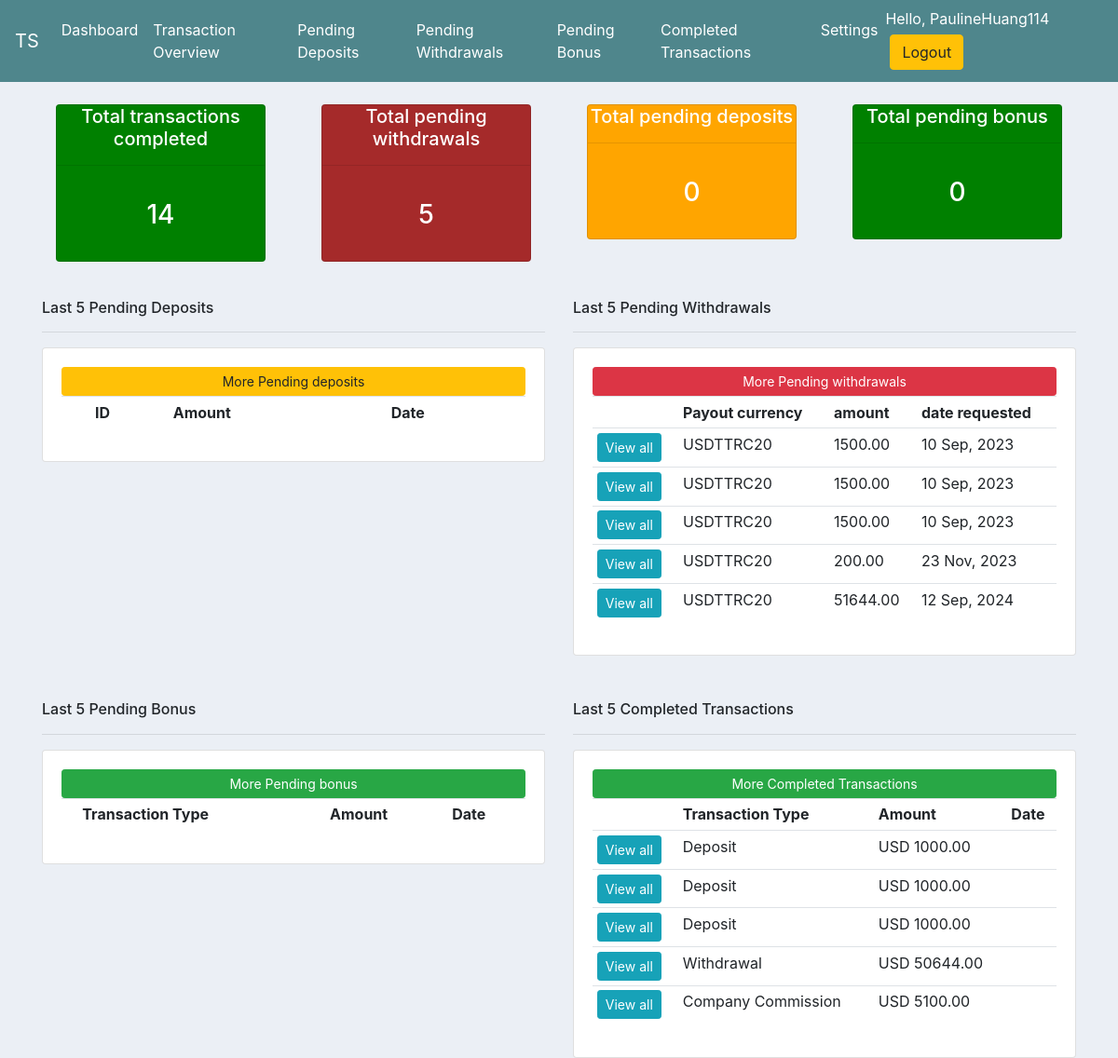
The app's page /history/ (signed in) with its own data.
### finbaapp/models.py (models this page shows, shortened)
class Withdrawal_request(models.Model):
	client= models.ForeignKey(Client, null=True, blank=True, on_delete=models.SET_NULL)
	client_username= models.CharField(max_length=200, null=True)
	client_email= models.CharField(max_length=200, null=True)
	transaction_hash= models.CharField(max_length=20, null=True,)
	crypto_used_for_requesting_withdrawal= models.CharField(max_length=35, null=True)
	withdrawal_address= models.CharField(max_length=200, null=True)
	amount= models.FloatField(default=0, null=True)
	date_created= models.DateTimeField(auto_now_add=True)

class Transaction(models.Model):
	client= models.ForeignKey(Client, null=True, blank=True, on_delete=models.SET_NULL)
	transaction_type= models.CharField(max_length=64, null=True, blank=True)
	transaction_id= models.CharField(max_length=30, null=True, blank=True, default='504ID.omit')
	investment_plan= models.CharField(max_length=64, null=True, blank=True, default='504Package.omit')
	amount= models.FloatField(default=0, null=True)
	status= models.CharField(max_length=64, null=True, blank=True)
	created= models.DateTimeField(auto_now_add= False, null=True, blank=True)

### finbaapp/views.py (the view)
# urls.py: path('history/', views.history, name='history'),
@login_required(login_url='signin')
def history(request):
	client= request.user.client
	transaction= ''
	bonus= ''
	payment_id= ''
	withdrawal= ''
	total_transaction=''
	try:
		withdrawal= Withdrawal_request.objects.filter(client=client)
		total_withdrawal= withdrawal.count()
		last_five_withdrawal= withdrawal.order_by('-id')[:5][::-1]
		transaction= Transaction.objects.filter(client=client)
		total_completed_transaction= transaction.count()
		last_five_transaction= transaction.order_by('-id')[:5][::-1]
		bonus= Bonus.objects.filter(client=client)
		total_bonus= bonus.count()
		last_five_bonus= bonus.order_by('-id')[:5][::-1]
		payment_id= Payment_id.objects.filter(client=client)
		total_payment_id= payment_id.count()
		last_five_payment_id= payment_id.order_by('-id')[:5][::-1]
		total_transaction= float(transaction.count()) + float(bonus.count()) + float(payment_id.count() + float(withdrawal.count()))
	except:
		pass
	context={'withdrawal':withdrawal, 'bonus':bonus, 'payment_id':payment_id,'transaction':transaction, 'total_transaction':total_transaction,
	'total_withdrawal':total_withdrawal, 'total_bonus':total_bonus, 'total_payment_id':total_payment_id,
	'last_five_payment_id':last_five_payment_id, 'last_five_withdrawal':last_five_withdrawal, 'last_five_bonus':last_five_bonus,
	'total_completed_transaction':total_completed_transaction,'last_five_transaction':last_five_transaction }
	return render(request, 'finbaapp/history.html', context)

### finbaapp/templates/finbaapp/history.html (shortened to what this page needs)
<!DOCTYPE html>
<html>
<head>
    {% load static %}
    <link rel="stylesheet" href="https://stackpath.bootstrapcdn.com/bootstrap/4.4.1/css/bootstrap.min.css">
    <link rel="stylesheet" type="text/css" href="{% static 'css/main.css' %}">
</head>
<body>
<nav class="navbar navbar-expand-lg navbar-dark bg-dark">
  <a class="navbar-brand" href="{% url 'home' %}">TS</a>
  <div class="collapse navbar-collapse" id="navbarSupportedContent">
    <ul class="navbar-nav mr-auto">
      {% if request.user.is_authenticated %}
      <li class="nav-item active">
        <a class="nav-link" href="{% url 'dashboard' %}">Dashboard <span class="sr-only">(current)</span></a>
      </li>
      <li class="nav-item active">
        <a class="nav-link" href="{% url 'history' %}">Transaction Overview</a>
      </li>
      <li class="nav-item active">
        <a class="nav-link" href="{% url 'pending_deposit' %}">Pending Deposits </a>
      </li>
      <li class="nav-item active">
        <a class="nav-link" href="{% url 'pending_withdrawal' %}">Pending Withdrawals </a>
      </li>
      <li class="nav-item active">
        <a class="nav-link" href="{% url 'pending_bonus' %}">Pending Bonus</a>
      </li>
      <li class="nav-item active">
        <a class="nav-link" href="{% url 'completed_transaction' %}">Completed Transactions</a>
      </li>
      <li class="nav-item active">
        <a class="nav-link" href="{% url 'account_settings' %}">Settings </a>
      </li>
      {% endif %}
    </ul>
    <div class="form-inline my-2 my-lg-0">
      {% if request.user.is_authenticated %}
          <span style="color:#fff;">Hello, {{request.user}}</span>
          <a href="{% url 'logout' %}" class="btn btn-warning" style="margin: 5px;">Logout</a>
      {% else %}
          <a href="{% url 'signup' %}" class="btn btn-success" style="margin: 5px;">Sign up!</a>
          <a href="{% url 'signin' %}"class="btn btn-warning">Login!</a>
      {% endif %}
    </div>
  </div>
</nav>
<div class="container">
<br>
<div class="row">
    <div class="col">
        <div class="col-sm">
            <div class="card text-center text-white mb-3 " id="" style="background-color: green !important;">
                <div class="card-headers" id="headers">
                    <h5 class="card-title">Total transactions completed</h5>
                    <hr>
                </div>
                <div class="card-body">
                    <h3 class="card-title">{{total_completed_transaction|floatformat:"0"}}</h3>
                </div>
            </div>
       </div>
    </div>
    <div class="col">
        <div class="col-sm">
            <div class="card text-center text-white mb-3 " id="" style="background-color: #A52A2A !important;">
                <div class="card-headers">
                    <h5 class="card-title">Total pending withdrawals</h5>
                    <hr>
                </div>
                <div class="card-body">
                    <h3 class="card-title">{{total_withdrawal}}</h3>
                </div>
            </div>
       </div>
    </div>
    <div class="col">
        <div class="col-sm">
            <div class="card text-center text-white mb-3 " id="" style="background-color: orange !important;">
                <div class="card-headers">
                    <h5 class="card-title">Total pending deposits</h5>
                    <hr>
                </div>
                <div class="card-body">
                    <h3 class="card-title">{{total_payment_id}}</h3>
                </div>
            </div>
       </div>
    </div>
    <div class="col">
        <div class="col-sm">
            <div class="card text-center text-white mb-3 " id="" style="background-color: green !important">
                <div class="card-headers">
                    <h5 class="card-title">Total pending bonus</h5>
                    <hr>
                </div>
                <div class="card-body">
                    <h3 class="card-title">{{total_bonus}}</h3>
                </div>
            </div>
       </div>
    </div>
</div>
<br>
<div class="row">
    <div class="col-md-6">
        <h6>Last 5 Pending Deposits</h6>
        <hr>
        <div class="card card-body">
            <a class="btn btn-warning btn-sm btn-block" href="{% url 'pending_deposit' %}">More Pending deposits</a>
            <table class="table table-sm">
                <tr>
                    <th></th>
                    <th>ID</th>
                    <th>Amount</th>
                    <th>Date</th>
                </tr>
            </table>
        </div>
    </div>
    <div class="col-md-6">
        <h6>Last 5 Pending Withdrawals</h6>
        <hr>
        <div class="card card-body">
            <a class="btn btn-danger btn-sm btn-block" href="{% url 'pending_withdrawal' %}">More Pending withdrawals</a>
            <table class="table table-sm">
                <tr>
                    <th></th>
                    <th>Payout currency</th>
                    <th>amount</th>
                    <th>date requested</th>
                </tr>
                 {% for i in last_five_withdrawal %}
                <tr>
                    <td><a class="btn btn-sm btn-info" href="{% url 'pending_withdrawal' %}">View all</a></td>
                    <td>{{i.crypto_used_for_requesting_withdrawal}}</td>
                    <td>{{i.amount|floatformat:"2"}}</td>
                    <td>{{i.date_created|date:"d M, Y"}}</td>
                </tr>
                {% endfor %}
            </table>
        </div>
    </div>
</div>
</div>
<br>
<div class="container">
    <br>
    <div class="row">
    <div class="col-md-6">
        <h6>Last 5 Pending Bonus</h6>
        <hr>
        <div class="card card-body">
            <a class="btn btn-success btn-sm btn-block" href="{% url 'pending_bonus' %}">More Pending bonus</a>
            <table class="table table-sm">
                <tr>
                    <th></th>
                    <th>Transaction Type</th>
                    <th>Amount</th>
                    <th>Date</th>
                </tr>
            </table>
        </div>
    </div>
    <div class="col-md-6">
        <h6>Last 5 Completed Transactions</h6>
        <hr>
        <div class="card card-body">
            <a class="btn btn-success btn-sm btn-block" href="{% url 'completed_transaction' %}">More Completed Transactions</a>
            <table class="table table-sm">
                <tr>
                    <th></th>
                    <th>Transaction Type</th>
                    <th>Amount</th>
                    <th>Date</th>
                </tr>
                 {% for i in last_five_transaction %}
                <tr>
                    <td><a class="btn btn-sm btn-info" href="{% url 'completed_transaction' %}">View all</a></td>
                    <td>{{i.transaction_type}}</td>
                    <td>USD {{i.amount|floatformat:"2"}}</td>
                    <td>{{i.created|date:"d M, Y"}}</td>
                </tr>
                {% endfor %}
            </table>
        </div>
    </div>
</div>
</body>
</html>

### static/css/main.css (style rules this page uses)
.bg-dark { background-color: #4f868c!important; }
body { background-color: #ebeff5; }

### records on screen
Withdrawal_request: crypto_used_for_requesting_withdrawal "USDTTRC20", amount "1500.00", date_created "10 Sep, 2023"
Withdrawal_request: crypto_used_for_requesting_withdrawal "USDTTRC20", amount "1500.00", date_created "10 Sep, 2023"
Withdrawal_request: crypto_used_for_requesting_withdrawal "USDTTRC20", amount "1500.00", date_created "10 Sep, 2023"
Withdrawal_request: crypto_used_for_requesting_withdrawal "USDTTRC20", amount "200.00", date_created "23 Nov, 2023"
Withdrawal_request: crypto_used_for_requesting_withdrawal "USDTTRC20", amount "51644.00", date_created "12 Sep, 2024"
Transaction: transaction_type "Deposit", amount "1000.00"
Transaction: transaction_type "Deposit", amount "1000.00"
Transaction: transaction_type "Deposit", amount "1000.00"
Transaction: transaction_type "Withdrawal", amount "50644.00"
Transaction: transaction_type "Company Commission", amount "5100.00"

### other values on screen
{{ request.user }} "PaulineHuang114"
{{ total_completed_transaction|floatformat:"0" }} "14"
{{ total_withdrawal }} "5"
{{ total_payment_id }} "0"
{{ total_bonus }} "0"
